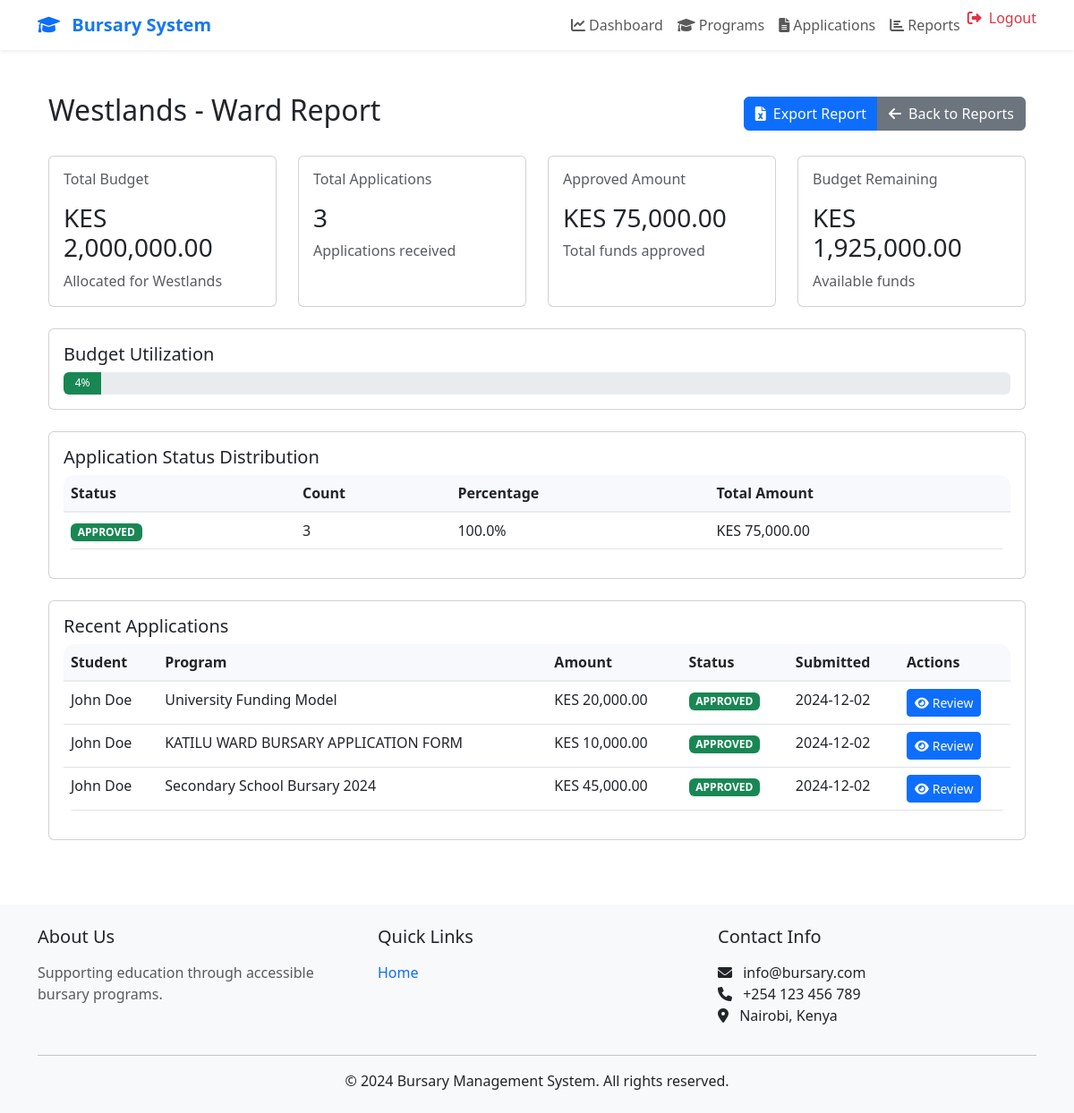
/admin/reports/ward/1 (signed in), run on an earlier commit of the app's database.
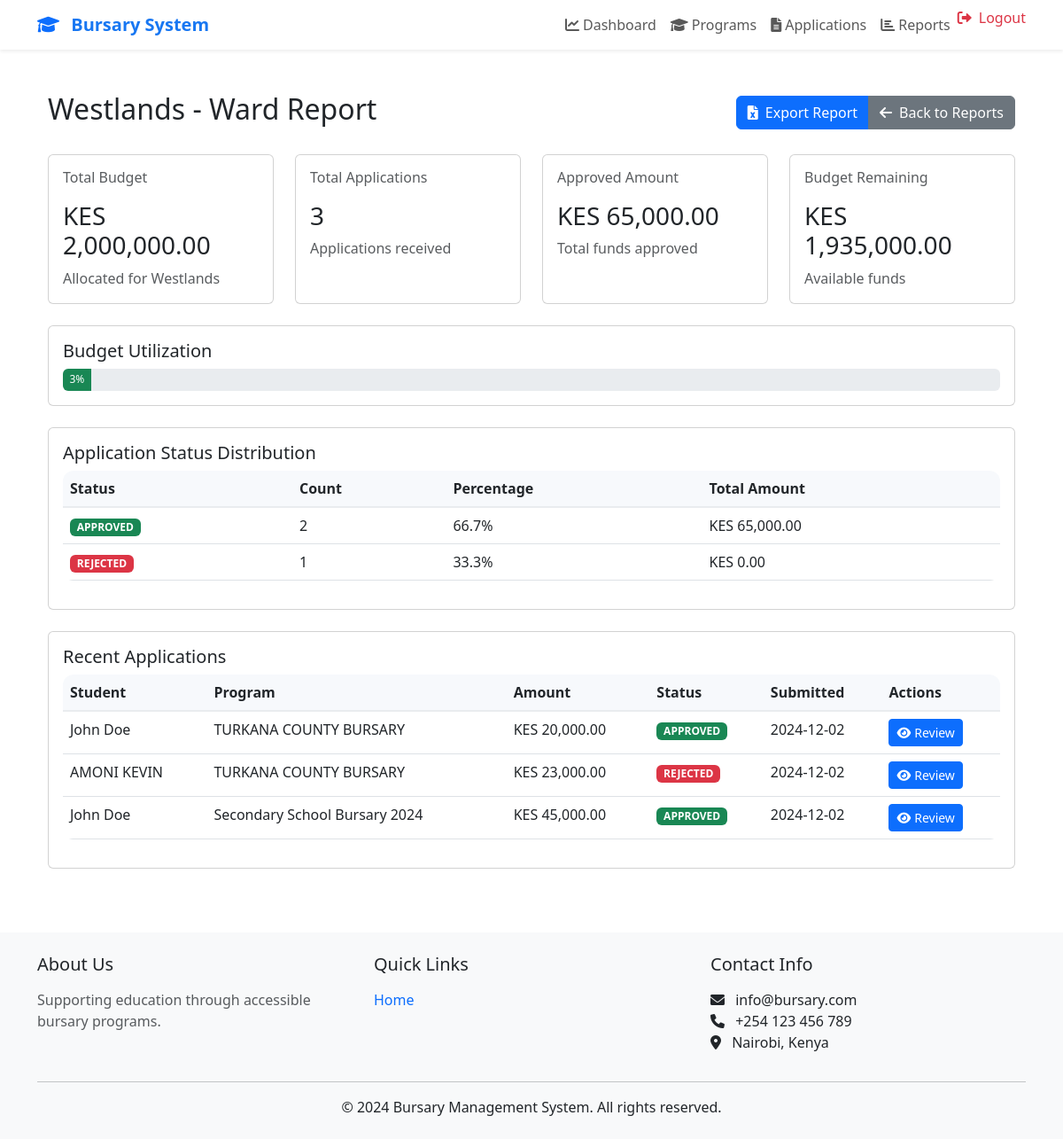
And on a later commit of the database.
### app/models.py (models this page shows, shortened)
class Application(db.Model):
    id = db.Column(db.Integer, primary_key=True)
    student_id = db.Column(db.Integer, db.ForeignKey('user.id'), nullable=False)
    ward_id = db.Column(db.Integer, db.ForeignKey('ward.id'), nullable=False)
    program_id = db.Column(db.Integer, db.ForeignKey('bursary_program.id'), nullable=False)
    status = db.Column(db.String(20), default='PENDING')
    amount = db.Column(db.Float, nullable=False)
    reason = db.Column(db.Text, nullable=False)
    reviewed_by = db.Column(db.Integer, db.ForeignKey('user.id'))
    review_note = db.Column(db.Text)
    created_at = db.Column(db.DateTime, default=datetime.utcnow)
    updated_at = db.Column(db.DateTime, default=datetime.utcnow, onupdate=datetime.utcnow)
    documents = db.relationship('Document', backref='application', lazy='dynamic')
    timeline = db.relationship('ApplicationTimeline', backref='application', lazy='dynamic')

class User(UserMixin, db.Model):
    id = db.Column(db.Integer, primary_key=True)
    email = db.Column(db.String(120), unique=True, nullable=False)
    password_hash = db.Column(db.String(256))
    first_name = db.Column(db.String(64))
    last_name = db.Column(db.String(64))
    role = db.Column(db.String(20), default='STUDENT')
    created_at = db.Column(db.DateTime, default=datetime.utcnow)
    updated_at = db.Column(db.DateTime, default=datetime.utcnow, onupdate=datetime.utcnow)
    profile = db.relationship('Profile', backref='user', uselist=False)
    submitted_applications = db.relationship('Application', backref='applicant',
                                          lazy='dynamic',
                                          foreign_keys='Application.student_id')
    reviewed_applications = db.relationship('Application', backref='reviewer',
                                         lazy='dynamic',
                                         foreign_keys='Application.reviewed_by')
    academic_info = db.relationship('AcademicInfo', backref='user', uselist=False)

class BursaryProgram(db.Model):
    id = db.Column(db.Integer, primary_key=True)
    name = db.Column(db.String(200), nullable=False)
    description = db.Column(db.Text)
    amount = db.Column(db.Float, nullable=False)
    start_date = db.Column(db.DateTime, nullable=False)
    end_date = db.Column(db.DateTime, nullable=False)
    requirements = db.Column(db.Text)
    ward_id = db.Column(db.Integer, db.ForeignKey('ward.id'), nullable=True)
    status = db.Column(db.String(20), default='ACTIVE')
    created_at = db.Column(db.DateTime, default=datetime.utcnow)
    updated_at = db.Column(db.DateTime, default=datetime.utcnow, onupdate=datetime.utcnow)
    applications = db.relationship('Application', backref='program', lazy='dynamic')

### app/admin/routes.py (the view)
@bp.route('/reports/ward/<int:ward_id>')
@login_required
@admin_required
def ward_report(ward_id):
    ward = Ward.query.get_or_404(ward_id)
    applications = Application.query.filter_by(ward_id=ward_id).all()
    status_counts = {}
    status_amounts = {}
    total_apps = len(applications)
    for app in applications:
        if app.status not in status_counts:
            status_counts[app.status] = 0
            status_amounts[app.status] = 0
        status_counts[app.status] += 1
        if app.status == 'APPROVED':
            status_amounts[app.status] += app.amount
    status_distribution = [
        {
            'name': status,
            'count': count,
            'percentage': (count / total_apps * 100) if total_apps > 0 else 0,
            'amount': status_amounts[status]
        }
        for status, count in status_counts.items()
    ]
    stats = {
        'total_applications': total_apps,
        'approved_applications': Application.query.filter_by(ward_id=ward_id, status='APPROVED').count(),
        'total_amount': db.session.query(func.sum(Application.amount))\
            .filter_by(ward_id=ward_id, status='APPROVED').scalar() or 0,
        'budget_remaining': ward.total_budget - (
            db.session.query(func.sum(Application.amount))
            .filter_by(ward_id=ward_id, status='APPROVED')
            .scalar() or 0
        ),
        'status_distribution': status_distribution
    }
    recent_applications = Application.query.filter_by(ward_id=ward_id)\
        .order_by(Application.created_at.desc())\
        .limit(10)\
        .all()
    return render_template('admin/ward_report.html',
                         ward=ward,
                         stats=stats,
                         recent_applications=recent_applications)

### app/models.py (called while the page is built)
@login_manager.user_loader
def load_user(id):
    return User.query.get(int(id))

### app/templates/admin/ward_report.html (shortened to what the changed rows need)
{% extends "admin/base.html" %}
{% block content %}
<div class="container-fluid py-4">
    <div class="d-flex justify-content-between align-items-center mb-4">
        <h2>{{ ward.name }} - Ward Report</h2>
    </div>
    <div class="row g-4 mb-4">
        <div class="col-md-3">
            <div class="card h-100">
                <div class="card-body">
                    <h6 class="card-title text-muted mb-3">Approved Amount</h6>
                    <h3 class="mb-2">KES {{ "{:,.2f}".format(stats.total_amount) }}</h3>
                    <p class="card-text text-muted">Total funds approved</p>
                </div>
            </div>
        </div>
        <div class="col-md-3">
            <div class="card h-100">
                <div class="card-body">
                    <h6 class="card-title text-muted mb-3">Budget Remaining</h6>
                    <h3 class="mb-2 {% if stats.budget_remaining < 0 %}text-danger{% endif %}">
                        KES {{ "{:,.2f}".format(stats.budget_remaining) }}
                    </h3>
                    <p class="card-text text-muted">Available funds</p>
                </div>
            </div>
        </div>
    </div>
    <div class="row mb-4">
        <div class="col-12">
            <div class="card">
                <div class="card-body">
                    <div class="progress" style="height: 25px;">
                        {% set percentage = (stats.total_amount / ward.total_budget * 100)|round|int %}
                        <div class="progress-bar {% if percentage > 90 %}bg-danger
                                                {% elif percentage > 70 %}bg-warning
                                                {% else %}bg-success{% endif %}"
                             role="progressbar"
                             style="width: {{ percentage }}%"
                             aria-valuenow="{{ percentage }}"
                             aria-valuemin="0"
                             aria-valuemax="100">
                            {{ percentage }}%
                        </div>
                    </div>
                </div>
            </div>
        </div>
    </div>
    <div class="row mb-4">
        <div class="col-12">
            <div class="card">
                <div class="card-body">
                    <div class="table-responsive">
                        <table class="table">
                            <thead>
                                <tr>
                                    <th>Status</th>
                                    <th>Count</th>
                                    <th>Percentage</th>
                                    <th>Total Amount</th>
                                </tr>
                            </thead>
                            <tbody>
                                {% for status in stats.status_distribution %}
                                <tr>
                                    <td>
                                        <span class="badge {% if status.name == 'APPROVED' %}bg-success
                                                         {% elif status.name == 'REJECTED' %}bg-danger
                                                         {% elif status.name == 'PENDING' %}bg-warning
                                                         {% else %}bg-secondary{% endif %}">
                                            {{ status.name }}
                                        </span>
                                    </td>
                                    <td>{{ status.count }}</td>
                                    <td>{{ "{:.1f}%".format(status.percentage) }}</td>
                                    <td>KES {{ "{:,.2f}".format(status.amount) }}</td>
                                </tr>
                                {% endfor %}
                            </tbody>
                        </table>
                    </div>
                </div>
            </div>
        </div>
    </div>
    <div class="row">
        <div class="col-12">
            <div class="card">
                <div class="card-body">
                    <div class="table-responsive">
                        <table class="table table-hover">
                            <thead>
                                <tr>
                                    <th>Student</th>
                                    <th>Program</th>
                                    <th>Amount</th>
                                    <th>Status</th>
                                    <th>Submitted</th>
                                    <th>Actions</th>
                                </tr>
                            </thead>
                            <tbody>
                                {% for application in recent_applications %}
                                <tr>
                                    <td>{{ application.applicant.first_name }} {{ application.applicant.last_name }}</td>
                                    <td>{{ application.program.name }}</td>
                                    <td>KES {{ "{:,.2f}".format(application.amount) }}</td>
                                    <td>
                                        <span class="badge {% if application.status == 'APPROVED' %}bg-success
                                                         {% elif application.status == 'REJECTED' %}bg-danger
                                                         {% elif application.status == 'PENDING' %}bg-warning
                                                         {% else %}bg-secondary{% endif %}">
                                            {{ application.status }}
                                        </span>
                                    </td>
                                    <td>{{ application.created_at.strftime('%Y-%m-%d') }}</td>
                                    <td>
                                        <a href="{{ url_for('admin.review_application', application_id=application.id) }}"
                                           class="btn btn-sm btn-primary">
                                            <i class="fas fa-eye me-1"></i>Review
                                        </a>
                                    </td>
                                </tr>
                                {% endfor %}
                            </tbody>
                        </table>
                    </div>
                </div>
            </div>
        </div>
    </div>
</div>
{% endblock %}

What changed in the data, as far as the page shows it:
removed Application: applicant.first_name "John", applicant.last_name "Doe", program.name "KATILU WARD BURSARY APPLICATION FORM", amount "10,000.00", status "APPROVED", created_at "2024-12-02", shown under "Recent Applications"
changed Application "Secondary School Bursary 2024": count "3" → "2"; percentage "100.0%" → "66.7%"; amount "75,000.00" → "65,000.00"
added Application: name "REJECTED", count "1", percentage "33.3%", amount "0.00", applicant.first_name "AMONI", applicant.last_name "KEVIN", program.name "TURKANA COUNTY BURSARY", amount "23,000.00", status "REJECTED", created_at "2024-12-02"
changed Application (number 3 of 3 on the later page): program.name "University Funding Model" → "TURKANA COUNTY BURSARY"
Also different on the page:
{{ "{:,.2f}".format(stats.total_amount) }}: "75,000.00" → "65,000.00"
{{ "{:,.2f}".format(stats.budget_remaining) }}: "1,925,000.00" → "1,935,000.00"
{{ percentage }}: 4 → 3 (drawn)
{{ percentage }}: "4" → "3"
